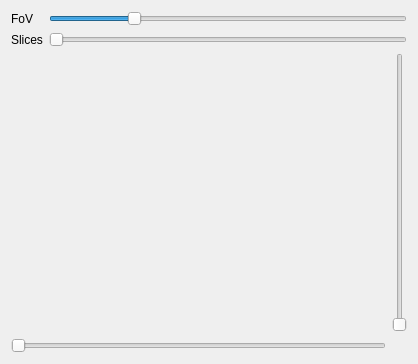
<?xml version="1.0" encoding="UTF-8"?>
<ui version="4.0">
 <class>AAVMainWindow</class>
 <widget class="QMainWindow" name="AAVMainWindow">
  <property name="geometry">
   <rect>
    <x>0</x>
    <y>0</y>
    <width>418</width>
    <height>364</height>
   </rect>
  </property>
  <property name="focusPolicy">
   <enum>Qt::StrongFocus</enum>
  </property>
  <property name="windowTitle">
   <string>MainWindow</string>
  </property>
  <widget class="QWidget" name="centralWidget">
   <layout class="QVBoxLayout" name="verticalLayout">
    <item>
     <layout class="QFormLayout" name="formLayout">
      <item row="0" column="0">
       <widget class="QLabel" name="label">
        <property name="text">
         <string>FoV</string>
        </property>
       </widget>
      </item>
      <item row="1" column="0">
       <widget class="QLabel" name="label_2">
        <property name="text">
         <string>Slices</string>
        </property>
       </widget>
      </item>
      <item row="0" column="1">
       <widget class="QSlider" name="fov_horizontalSlider">
        <property name="minimum">
         <number>100</number>
        </property>
        <property name="maximum">
         <number>3600</number>
        </property>
        <property name="value">
         <number>900</number>
        </property>
        <property name="orientation">
         <enum>Qt::Horizontal</enum>
        </property>
       </widget>
      </item>
      <item row="1" column="1">
       <widget class="QSlider" name="slices_horizontalSlider">
        <property name="minimum">
         <number>1</number>
        </property>
        <property name="maximum">
         <number>32</number>
        </property>
        <property name="orientation">
         <enum>Qt::Horizontal</enum>
        </property>
       </widget>
      </item>
     </layout>
    </item>
    <item>
     <layout class="QGridLayout" name="gridLayout_2">
      <item row="0" column="1">
       <widget class="QSlider" name="rotx_verticalSlider">
        <property name="orientation">
         <enum>Qt::Vertical</enum>
        </property>
       </widget>
      </item>
      <item row="0" column="0">
       <widget class="AAVGLWidget" name="glwidget" native="true">
        <zorder>rotx_verticalSlider</zorder>
        <zorder>roty_horizontalSlider</zorder>
       </widget>
      </item>
      <item row="1" column="0">
       <widget class="QSlider" name="roty_horizontalSlider">
        <property name="maximum">
         <number>3600</number>
        </property>
        <property name="orientation">
         <enum>Qt::Horizontal</enum>
        </property>
       </widget>
      </item>
     </layout>
    </item>
   </layout>
  </widget>
 </widget>
 <layoutdefault spacing="6" margin="11"/>
 <customwidgets>
  <customwidget>
   <class>AAVGLWidget</class>
   <extends>QWidget</extends>
   <header>glwidget.h</header>
   <container>1</container>
  </customwidget>
 </customwidgets>
 <resources/>
 <connections/>
</ui>
